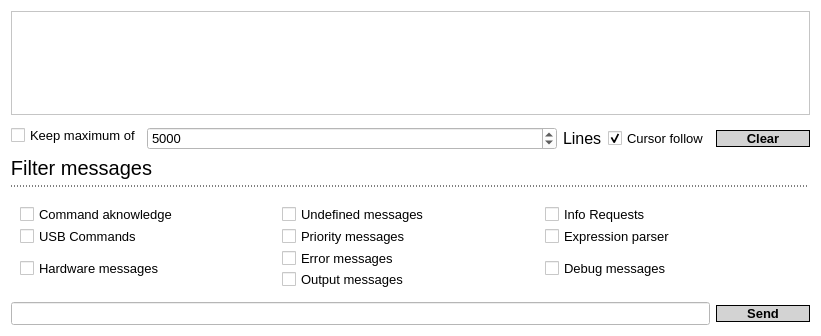
<?xml version="1.0" encoding="UTF-8"?>
<ui version="4.0">
 <class>Form</class>
 <widget class="QWidget" name="Form">
  <property name="geometry">
   <rect>
    <x>0</x>
    <y>0</y>
    <width>821</width>
    <height>336</height>
   </rect>
  </property>
  <property name="minimumSize">
   <size>
    <width>529</width>
    <height>336</height>
   </size>
  </property>
  <property name="windowTitle">
   <string>Console</string>
  </property>
  <property name="styleSheet">
   <string notr="true">QWidget {
	background-color: white;
	font-family: cantarell;
	font-size: 13px;
	color: black;
}

QLabel {
	font-size: 16px;
}

QPushButton {
    border: 1px solid black; /* Black border */
    background-color: lightgray; /* Light gray background */
	font-weight: bold;
}

QPushButton:hover {
    background-color: darkgray; /* Slightly darker background on hover */
}

QPushButton:pressed {
    background-color: gray; /* Even darker background when pressed */
}

QGroupBox {
	font-size: 20px;
    border: none; /* Removes the default border */
    border-top: 1px dashed black; /* Adds a border under the title */
    margin-top: 30px; /* Ensures space for the title */
    padding-top: 10px; /* Creates space above the border for the title */
}

QGroupBox::title {
    subcontrol-origin: margin; /* Aligns the title with the margin */
    subcontrol-position: top left; /* Moves the title to the top-left corner */
    padding: -5px; /* Adds padding around the title */
    background-color: white; /* Optional: matches the background */
}

QTableView {
	border: none;
}

QComboBox {
    background-color: white; /* Default background */
    color: black; /* Default text color */
    border: 1px solid black; /* Border around the combobox */
    padding: 2px 10px; /* Padding for text alignment */
}

QComboBox QAbstractItemView {
    background-color: lightgray; /* Background of the dropdown */
    color: black; /* Text color of items in the dropdown */
    selection-background-color: darkgray; /* Background color when an item is selected */
    selection-color: white; /* Text color when an item is selected */
}
</string>
  </property>
  <layout class="QGridLayout" name="gridLayout_4">
   <item row="0" column="0">
    <layout class="QHBoxLayout" name="horizontalLayout" stretch="0">
     <item>
      <widget class="QPlainTextEdit" name="plainTextEditSerialOutput">
       <property name="minimumSize">
        <size>
         <width>0</width>
         <height>100</height>
        </size>
       </property>
       <property name="lineWrapMode">
        <enum>QPlainTextEdit::NoWrap</enum>
       </property>
       <property name="readOnly">
        <bool>false</bool>
       </property>
       <property name="placeholderText">
        <string/>
       </property>
      </widget>
     </item>
    </layout>
   </item>
   <item row="1" column="0">
    <layout class="QGridLayout" name="gridLayout">
     <item row="1" column="1">
      <widget class="QSpinBox" name="spinBoxLimitLines">
       <property name="sizePolicy">
        <sizepolicy hsizetype="Minimum" vsizetype="Fixed">
         <horstretch>0</horstretch>
         <verstretch>0</verstretch>
        </sizepolicy>
       </property>
       <property name="maximum">
        <number>10000</number>
       </property>
       <property name="value">
        <number>5000</number>
       </property>
      </widget>
     </item>
     <item row="1" column="2">
      <widget class="QLabel" name="label_6">
       <property name="sizePolicy">
        <sizepolicy hsizetype="Fixed" vsizetype="Fixed">
         <horstretch>0</horstretch>
         <verstretch>0</verstretch>
        </sizepolicy>
       </property>
       <property name="text">
        <string>Lines</string>
       </property>
      </widget>
     </item>
     <item row="1" column="3">
      <widget class="QCheckBox" name="checkBoxDebugCursorFollow">
       <property name="enabled">
        <bool>true</bool>
       </property>
       <property name="sizePolicy">
        <sizepolicy hsizetype="Fixed" vsizetype="Fixed">
         <horstretch>0</horstretch>
         <verstretch>0</verstretch>
        </sizepolicy>
       </property>
       <property name="text">
        <string>Cursor follow</string>
       </property>
       <property name="checked">
        <bool>true</bool>
       </property>
      </widget>
     </item>
     <item row="1" column="4">
      <widget class="QPushButton" name="pushButtonClear">
       <property name="sizePolicy">
        <sizepolicy hsizetype="Fixed" vsizetype="Fixed">
         <horstretch>0</horstretch>
         <verstretch>0</verstretch>
        </sizepolicy>
       </property>
       <property name="minimumSize">
        <size>
         <width>94</width>
         <height>0</height>
        </size>
       </property>
       <property name="text">
        <string>Clear</string>
       </property>
      </widget>
     </item>
     <item row="0" column="0" rowspan="2">
      <widget class="QCheckBox" name="checkBoxLimitLines">
       <property name="sizePolicy">
        <sizepolicy hsizetype="Fixed" vsizetype="Fixed">
         <horstretch>0</horstretch>
         <verstretch>0</verstretch>
        </sizepolicy>
       </property>
       <property name="text">
        <string>Keep maximum of</string>
       </property>
      </widget>
     </item>
    </layout>
   </item>
   <item row="2" column="0">
    <widget class="QGroupBox" name="groupBox_16">
     <property name="sizePolicy">
      <sizepolicy hsizetype="Minimum" vsizetype="Fixed">
       <horstretch>0</horstretch>
       <verstretch>0</verstretch>
      </sizepolicy>
     </property>
     <property name="minimumSize">
      <size>
       <width>0</width>
       <height>140</height>
      </size>
     </property>
     <property name="maximumSize">
      <size>
       <width>16777215</width>
       <height>140</height>
      </size>
     </property>
     <property name="title">
      <string>Filter messages</string>
     </property>
     <layout class="QHBoxLayout" name="horizontalLayout_3">
      <item>
       <layout class="QGridLayout" name="gridLayout_3">
        <property name="topMargin">
         <number>0</number>
        </property>
        <item row="0" column="0">
         <widget class="QCheckBox" name="checkBoxFilterCommAck">
          <property name="enabled">
           <bool>false</bool>
          </property>
          <property name="text">
           <string>Command aknowledge</string>
          </property>
         </widget>
        </item>
        <item row="0" column="1">
         <widget class="QCheckBox" name="checkBoxFilterUndefined">
          <property name="enabled">
           <bool>true</bool>
          </property>
          <property name="text">
           <string>Undefined messages</string>
          </property>
         </widget>
        </item>
        <item row="0" column="2">
         <widget class="QCheckBox" name="checkBoxFilterInfoRequest">
          <property name="enabled">
           <bool>true</bool>
          </property>
          <property name="text">
           <string>Info Requests</string>
          </property>
         </widget>
        </item>
        <item row="1" column="0">
         <widget class="QCheckBox" name="checkBoxFilterUSB">
          <property name="enabled">
           <bool>false</bool>
          </property>
          <property name="text">
           <string>USB Commands</string>
          </property>
          <property name="checkable">
           <bool>true</bool>
          </property>
         </widget>
        </item>
        <item row="1" column="1">
         <widget class="QCheckBox" name="checkBoxFilterPriority">
          <property name="enabled">
           <bool>true</bool>
          </property>
          <property name="text">
           <string>Priority messages</string>
          </property>
         </widget>
        </item>
        <item row="1" column="2">
         <widget class="QCheckBox" name="checkBoxFilterExpressionParser">
          <property name="enabled">
           <bool>true</bool>
          </property>
          <property name="text">
           <string>Expression parser</string>
          </property>
         </widget>
        </item>
        <item row="2" column="0" rowspan="2">
         <widget class="QCheckBox" name="checkBoxFilterHardware">
          <property name="enabled">
           <bool>true</bool>
          </property>
          <property name="text">
           <string>Hardware messages</string>
          </property>
         </widget>
        </item>
        <item row="2" column="1">
         <widget class="QCheckBox" name="checkBoxFilterError">
          <property name="enabled">
           <bool>true</bool>
          </property>
          <property name="text">
           <string>Error messages</string>
          </property>
         </widget>
        </item>
        <item row="2" column="2" rowspan="2">
         <widget class="QCheckBox" name="checkBoxFilterDebug">
          <property name="enabled">
           <bool>true</bool>
          </property>
          <property name="text">
           <string>Debug messages</string>
          </property>
         </widget>
        </item>
        <item row="3" column="1">
         <widget class="QCheckBox" name="checkBoxFilterOutput">
          <property name="enabled">
           <bool>false</bool>
          </property>
          <property name="text">
           <string>Output messages</string>
          </property>
         </widget>
        </item>
       </layout>
      </item>
     </layout>
    </widget>
   </item>
   <item row="3" column="0">
    <layout class="QGridLayout" name="gridLayout_2">
     <item row="0" column="0">
      <widget class="QLineEdit" name="lineEditSend"/>
     </item>
     <item row="0" column="1">
      <widget class="QPushButton" name="pushButtonSend">
       <property name="sizePolicy">
        <sizepolicy hsizetype="Fixed" vsizetype="Fixed">
         <horstretch>0</horstretch>
         <verstretch>0</verstretch>
        </sizepolicy>
       </property>
       <property name="minimumSize">
        <size>
         <width>94</width>
         <height>0</height>
        </size>
       </property>
       <property name="text">
        <string>Send</string>
       </property>
      </widget>
     </item>
    </layout>
   </item>
  </layout>
 </widget>
 <resources/>
 <connections/>
</ui>
